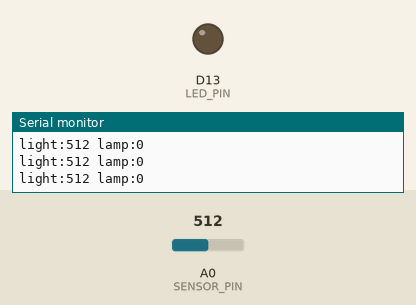
A sketch run on a simulated Arduino Zero (SAMD21). Parts: output pins drawn as LEDs (lit = HIGH), the last lines printed to the serial monitor. The test bench sets the inputs (shaded band); at power-on: A0 (SENSOR_PIN) = 512 (analog values on the 0–1023 scale).

Above: at 1.2 s.
1.3 s: A0 (SENSOR_PIN) set to 374
2.8 s: A0 (SENSOR_PIN) set to 341
At 4.0 s:
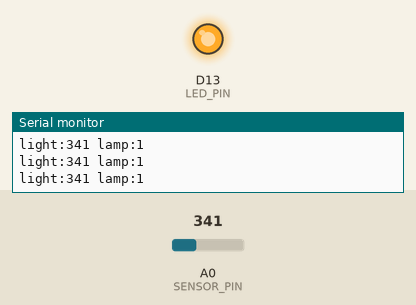
4.3 s: A0 (SENSOR_PIN) set to 511
At 5.3 s:
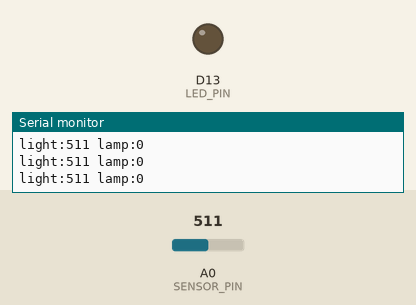
5.9 s: A0 (SENSOR_PIN) set to 306
At 6.6 s:
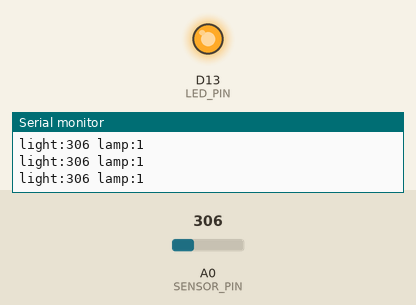
Timing chart, 0 to 8.5 s (numbered marks = the images above; inputs shaded):
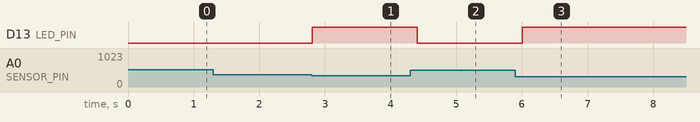

The sketch:

02_local_nightlight.ino
```cpp
// ขั้นที่ 2: ไฟกลางคืนแบบทำงานบนบอร์ดอย่างเดียว (ยังไม่ต่อ Wi-Fi)
// มืดกว่าเกณฑ์ -> เปิด LED บนบอร์ด, สว่างพอ -> ปิด
// ต่อวงจรเหมือนขั้นที่ 1 ไม่ต้องต่อ LED ภายนอก

const int SENSOR_PIN = A0;
const int LED_PIN = LED_BUILTIN;
const int ON_BELOW = 358;  // ประมาณ 35% ของ 1023

void setup() {
  Serial.begin(115200);
  analogReadResolution(10);
  pinMode(LED_PIN, OUTPUT);
}

void loop() {
  int raw = analogRead(SENSOR_PIN);
  bool lampOn = raw < ON_BELOW;
  digitalWrite(LED_PIN, lampOn ? HIGH : LOW);
  Serial.print("light:");
  Serial.print(raw);
  Serial.print(" lamp:");
  Serial.println(lampOn ? 1 : 0);
  delay(200);
}
```

Measured:
- the behaviour switches between 358 and 357 on A0 (SENSOR_PIN) (found by bisection; images 0 and 1)
- after the input at 2.8 s, D13 (LED_PIN): LOW → HIGH at once
- after the input at 4.3 s, D13 (LED_PIN): HIGH → LOW after 0.11 s
- after the input at 5.9 s, D13 (LED_PIN): LOW → HIGH after 0.11 s
